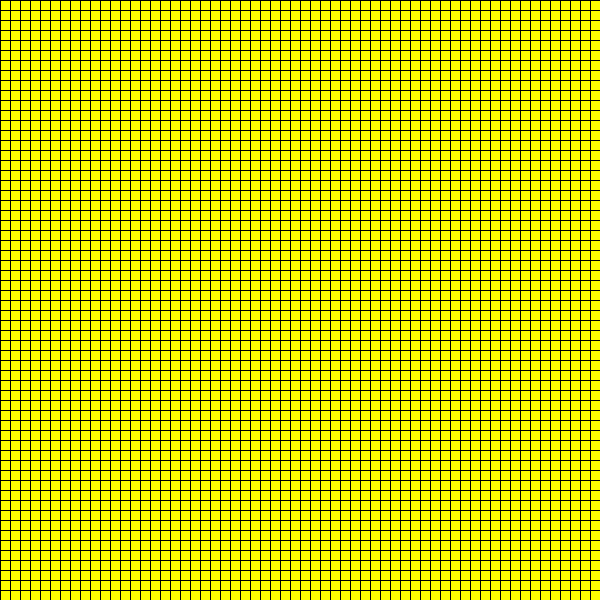
Frame 1 (no input)
Frame 60 (the mouse pressed at the canvas centre just before this capture): identical to frame 1, image omitted
Frame 120 (the mouse held since frame 60 and released just before this capture): identical to frame 1, image omitted

The Processing sketch that drew this single still picture (run headless with seeded random() and noise(); from frame 60 on, the mouse is pressed at the canvas centre):

// Processing sketch: kvadratcheta
// ── kvadratcheta.pde
int step = 10;

void setup() {
   size(600, 600);
}

void draw() {
   background(255, 255, 0);
   for(int y = 0; y <= height; y += step) {
     line(0, y, width, y); 
   }
   
   for(int x = 0; x <= width; x += step) {
     line(x, 0, x, height);
   }
   
   if(mousePressed) {
     if(mouseButton == LEFT) {
       step += 2;
     } 
     else if(mouseButton == RIGHT) {
       step -= 2;
     }
     if(step < 1){
       step = 1;
     }
   }
 }
